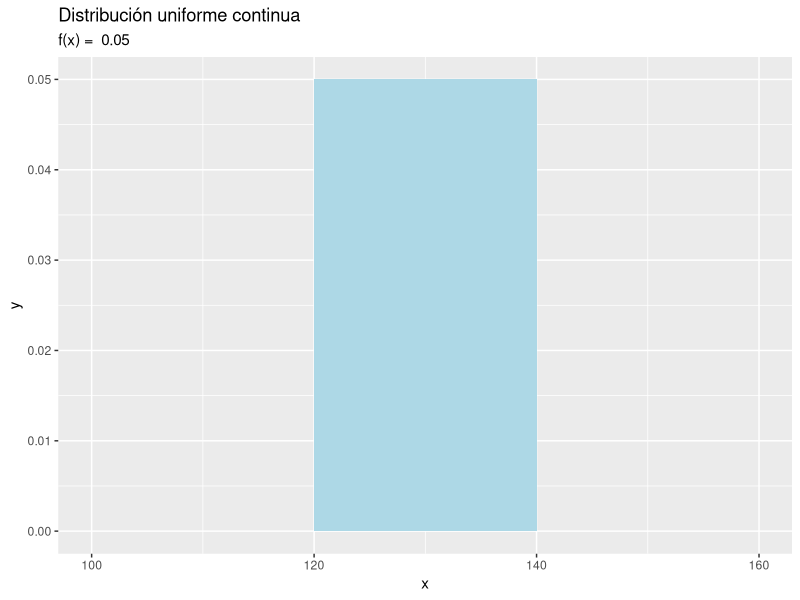
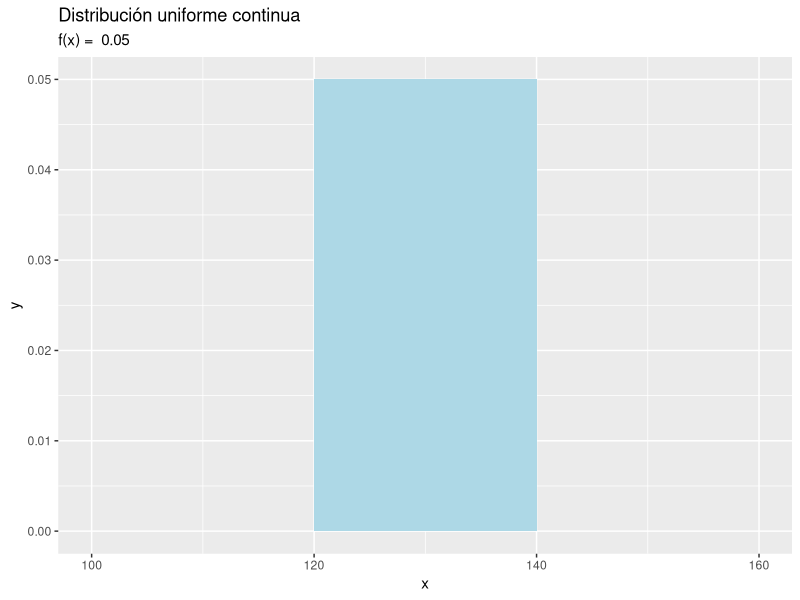
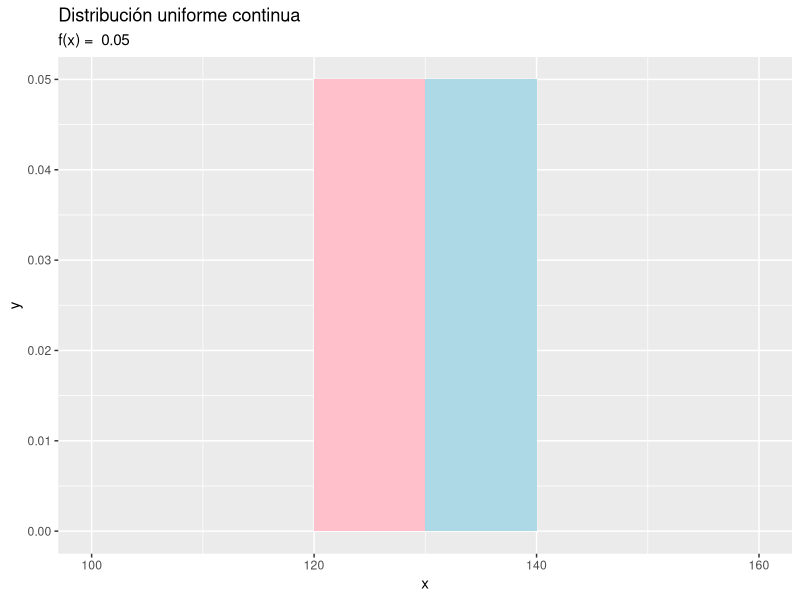
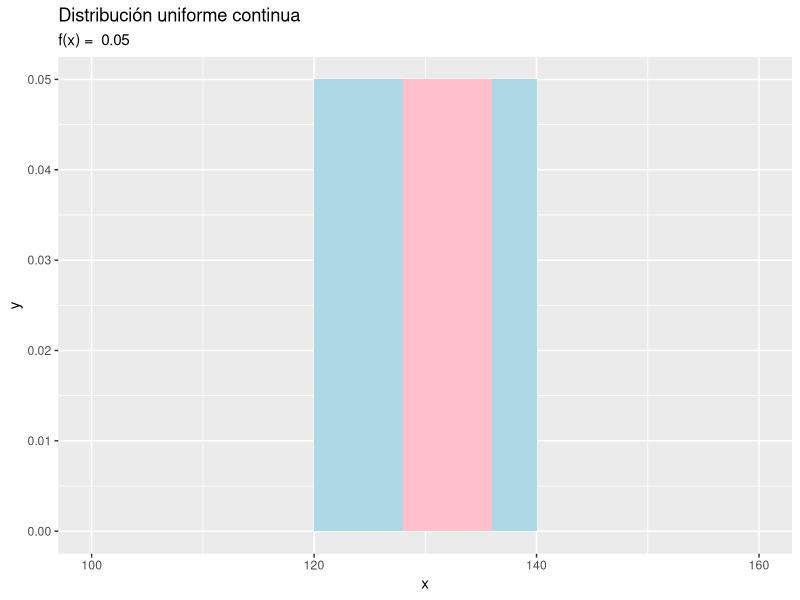
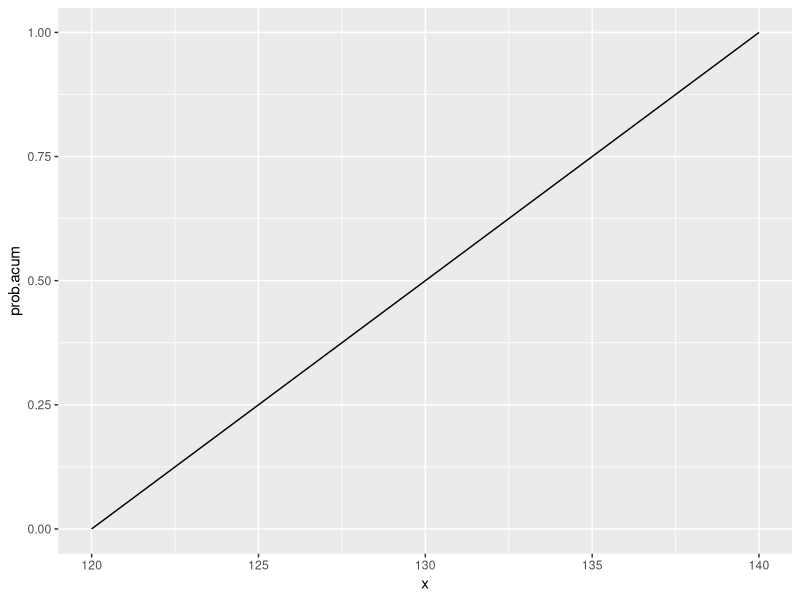
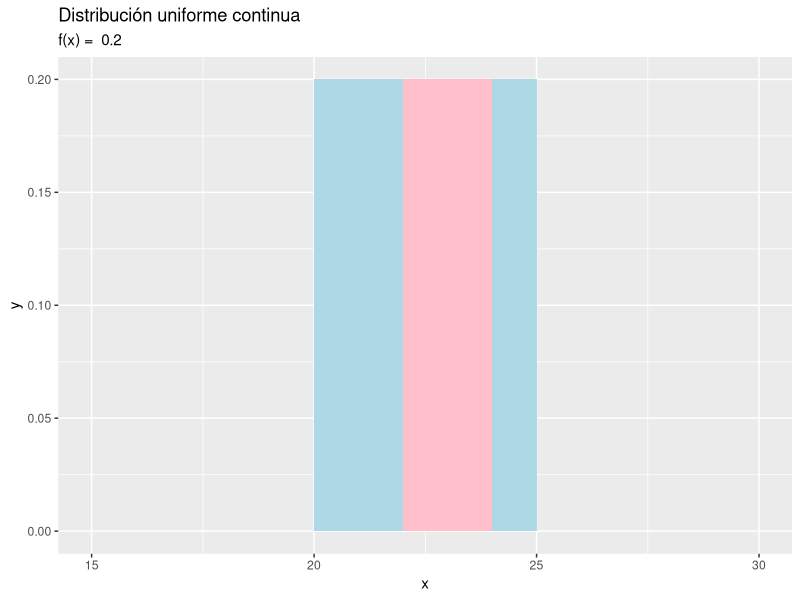
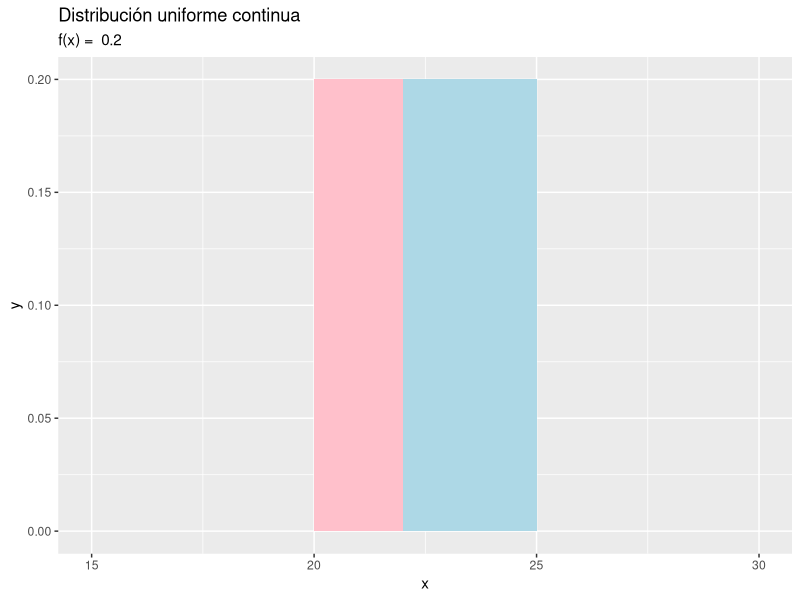
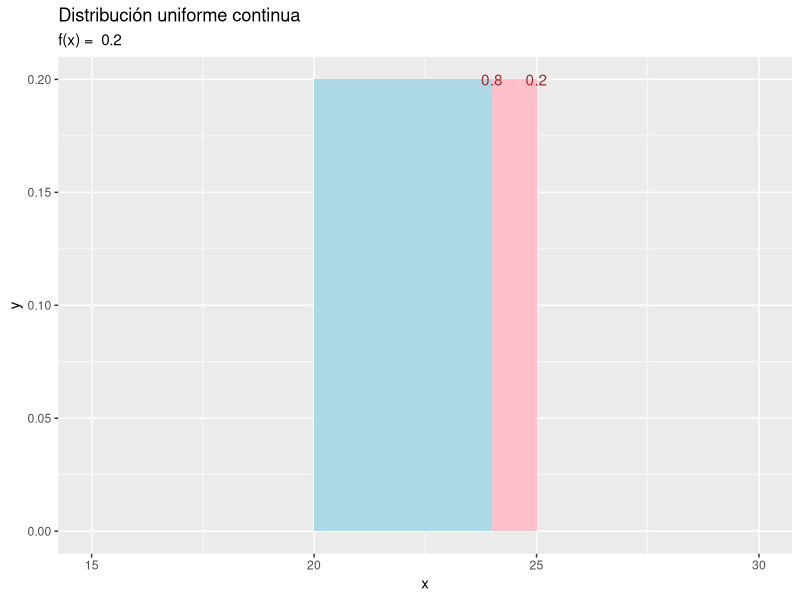

The R source for these figures, in order:
## ---- chunk 1
library(ggplot2)
library(dplyr)
library(knitr)

options(scipen = 999) # Notación normal
## ---- chunk 2
# source ("https://raw.githubusercontent.com/rpizarrog/Trabajos-en-R-AD2021/main/funciones/funciones.para.distribuciones.r")

## ---- chunk 3
a.min <- 120
b.max <- 140
f.dens <- 1 / (b.max -a.min) # Es la altura

## ---- chunk 4

altura <- f.dens
x <- c(a.min, b.max) # 120, 140
 y <- c(altura, altura) # 0.5, 0.5
datos <- data.frame(x, y)

datos

## ---- chunk 5
ggplot(data = datos, aes(x,y )) +
  geom_area(fill = "lightblue") +
  xlim(100, 160) +
  ggtitle(label = "Distribución uniforme continua", subtitle = paste("f(x) = ",f.dens))

## ---- chunk 6
ggplot(datos) + 
  geom_area(aes(x = x, y = y),
            fill = 'lightblue') +
  xlim(100, 160) +
  ggtitle(label = "Distribución uniforme continua", subtitle = paste("f(x) = ",f.dens))

## ---- chunk 7
datos <- cbind(datos, x2=c(120,130), y2=y)
datos
## ---- chunk 8
ggplot(datos) + 
  geom_area(aes(x = x, y = y),
            fill = 'lightblue') +
  geom_area(aes(x = x2, y = y2),
            fill = 'pink') +
  xlim(100, 160) +
  ggtitle(label = "Distribución uniforme continua", subtitle = paste("f(x) = ",f.dens))


## ---- chunk 9

a <- 120
b <- 130

prob.x <- (b-a) * f.dens 
paste("La probabilidad de que el tiempo de vuelo se encuentre entre ", a , " y ", b, " minutos es del:", prob.x * 100, "%")


## ---- chunk 10
prob.x <- (b - a) * dunif(x = a, min = a.min, max = b.max) 

prob.x
## ---- chunk 11
punif(q = 130, min = 120, max = 140) - punif(q = 120, min = 120, max = 140)

## ---- chunk 12
prob <- (130 - 120) / (140-120)
prob
## ---- chunk 13
a <- 128
b <- 136

prob.x <- altura * (b-a)
prob.x
paste("La probabilidad de que el tiempo de vuelo se encuentre entre ", a , " y ", b, " minutos es del:", prob.x * 100, "%")
## ---- chunk 14
x2 <- c(a, b)
y2 <- c(altura, altura)

datos$x2 <- x2
datos$y2 <- y2

datos

## ---- chunk 15
ggplot(datos) + 
  geom_area(aes(x = x, y = y),
            fill = 'lightblue') +
  geom_area(aes(x = x2, y = y2),
            fill = 'pink') +
  xlim(100, 160) +
  ggtitle(label = "Distribución uniforme continua", subtitle = paste("f(x) = ",f.dens))

## ---- chunk 16
prob.x <- (b - a) * dunif(x = a, min = a.min, max = b.max) 

prob.x
## ---- chunk 17
distribucion <- data.frame(x=120:140, prob = dunif(x = 120:140, min = a.min, max = b.max), prob.acum = punif(q = 120:140, min = a.min, max = b.max))
distribucion
## ---- chunk 18
ggplot(data = distribucion, mapping = aes(x = x, y = prob.acum)) + 
  geom_line()

## ---- chunk 19
punif(q = b, min = 120, max = 140) - punif(q = a, min = 120, max = 140)

## ---- chunk 20
prob <- (136-120)/(140-120) - (128-120)/(140-120)
prob
## ---- chunk 21
VE <- (a.min + b.max) / 2
paste("El valor esperado es de: ", VE)
## ---- chunk 22
varianza.x <- (b.max - a.min)^2 / 12

paste("La varianza es: ", round(varianza.x,2))
## ---- chunk 23
ds <- sqrt(varianza.x)
paste("La desviación estándard es igual a : ", round(ds, 2), " que significa que ese valor se dispersa conforme al valor medio esperado de ", VE)
## ---- chunk 24
a.min <- 20
b.max <- 25
f.dens <- 1 / (b.max - a.min)
f.dens

## ---- chunk 25

a <- 22
b <- 24

p.x <- f.dens * (b-a)
paste("La probabilidad de que la licitación esté entre ", a , " y ", b, " es del:", p.x * 100, "%")


## ---- chunk 26
p.x <- (b - a) * dunif(x = a, min = a.min, max = b.max) 

p.x

## ---- chunk 27
prob <- punif(q = 24, min = 20, max = 25) - punif(q = 22, min = 20, max = 25)
prob
## ---- chunk 28
a <- 20
b <- 25
prob <- (x=24-a) / (b-a) - (x=22-a) / (b-a)
prob
## ---- chunk 29
a.min <- 20
b.max <- 25
altura <- f.dens <- 1 / (b.max - a.min)

x <- c(a.min, b.max)
y <- c(altura, altura)

datos <- data.frame(x = x, y=y, x2 =c(22,24), y2 = y)
datos

ggplot(datos) + 
  geom_area(aes(x = x, y = y),
            fill = 'lightblue') +
  geom_area(aes(x = x2, y = y2),
            fill = 'pink') +
  xlim(15, 30) +
  ggtitle(label = "Distribución uniforme continua", subtitle = paste("f(x) = ",f.dens))

## ---- chunk 30

a <- 20
b <- 22

p.x <- f.dens * (b-a)
paste("La probabilidad de que sea inferior a ", b , " (mil dólares) es del: ", p.x * 100, "%")


## ---- chunk 31
a <- 20
b <- 22

p.x <- (b - a) * dunif(x = a, min = a.min, max = b.max) 
p.x



## ---- chunk 32
a.min <- 20
b.max <- 25
altura <- f.dens <- 1 / (b.max - a.min)

x <- c(a.min, b.max)
y <- c(altura, altura)

datos <- data.frame(x = x, y=y, x2 =c(20,22), y2 = y)
datos

ggplot(datos) + 
  geom_area(aes(x = x, y = y),
            fill = 'lightblue') +
  geom_area(aes(x = x2, y = y2),
            fill = 'pink') +
  xlim(15, 30) +
  ggtitle(label = "Distribución uniforme continua", subtitle = paste("f(x) = ",f.dens))

## ---- chunk 33
punif(q = 20:25, min = 20, max = 25)

## ---- chunk 34
b = 25
a = 24

p.x <- (b - a) * dunif(x = a, min = a.min, max = b.max) 
p.x

prob <- punif(q = 24, min = 20, max = 25, lower.tail = FALSE) 
paste("La probabilidad de que sea mayor a 24 es: ", prob)

## ---- chunk 35
a.min <- 20
b.max <- 25
altura <- f.dens <- 1 / (b.max - a.min)

x <- c(a.min, b.max)
y <- c(altura, altura)
prob <- c(punif(q = 24, min = 20, max = 25, lower.tail = TRUE), punif(q = 24, min = 20, max = 25, lower.tail = FALSE))

datos <- data.frame(x = x, y=y, x2 =c(24,25), y2 = y, prob = prob)
datos

ggplot(datos) + 
  geom_area(aes(x = x, y = y),
            fill = 'lightblue') +
  geom_area(aes(x = x2, y = y2),
            fill = 'pink') +
  geom_text(aes(x = x2, y = y, label = prob), position = position_dodge(0.5), colour = "brown") +
  xlim(15, 30) +
  ggtitle(label = "Distribución uniforme continua", subtitle = paste("f(x) = ",f.dens))

## ---- chunk 36
f.dens <- dunif(0, min = 0, max = 15)
f.dens

## ---- chunk 37
a <- 0
b <- 5

prob <- (b-a) * f.dens 
prob


## ---- chunk 38
prob <- (b-a) * dunif(0, min = 0, max = 15)
prob

## ---- chunk 39
prob <- punif(q = 5, min = 0, max = 15) - punif(q = 0, min = 0, max = 15)
prob

## ---- chunk 40
x <- 5
a <- 0
b <- 15
prob <- (x-a)/(b-a)
prob
## ---- chunk 41
a.min <- 0
b.max <- 15
altura <- f.dens <- round(1 / (b.max - a.min),4)

x <- c(a.min, b.max)
y <- c(altura, altura)
x2 <- c(0,5)
y2 <- y

prob <- c(round(punif(q = 5, min = 0, max = 15, lower.tail = TRUE), 4), round(punif(q = 5, min = 0, max = 15, lower.tail = FALSE), 4))

datos <- data.frame(x = x, y=y, x2 = x2, y2 = y, prob = prob)
datos

ggplot(datos) + 
  geom_area(aes(x = x, y = y),
            fill = 'lightblue') +
  geom_area(aes(x = x2, y = y2),
            fill = 'pink') +
  geom_text(aes(x = x2, y = y, label = prob), position = position_dodge(0.5), colour = "brown") +
  xlim(0, 30) +
  ggtitle(label = "Distribución uniforme continua", subtitle = paste("f(x) = ",f.dens))
## ---- chunk 42
a <- 123
b <- 125
1 / (b-a)
## ---- chunk 43
f.dens <- dunif(123, min = 123, max = 125)
f.dens
## ---- chunk 44
a.min <- 123
b.max <- 125
altura <- f.dens <- round(1 / (b.max - a.min),4)

x <- c(a.min, b.max)
y <- c(altura, altura)
#x2 <- c(0,5)
#y2 <- y

# prob <- c(round(punif(q = 5, min = 0, max = 15, lower.tail = TRUE), 4))

datos <- data.frame(x = x, y=y)
datos

ggplot(datos) + 
  geom_area(aes(x = x, y = y),
            fill = 'lightblue') +
  xlim(120, 130) +
  ggtitle(label = "Distribución uniforme continua", subtitle = paste("f(x) = ",f.dens))

## ---- chunk 45
#unif_area(min = 123, max = 125, lb = 123, ub = 123.5,main = paste('f(123 <= x <= 125) = ? y F(x<123.5) = ?' ), acolor = "lightblue")
## ---- chunk 46
b <- 123.5
a <- 123
prob <- (b-a) * f.dens
prob
## ---- chunk 47
variables <- seq(from=123, to=125, by=0.1) 
tabla <- data.frame(variables, prob.acum = punif(q = variables, min = 123, max = 125))
tabla
## ---- chunk 48
prob <- punif(q = 123.5, min = 123, max = 125) - punif(q = 123, min = 123, max = 125)
prob

## ---- chunk 49
prob <- (x=123.5 - 123) / (125 - 123) - (x=123 - 123) / (125 - 123)
prob

